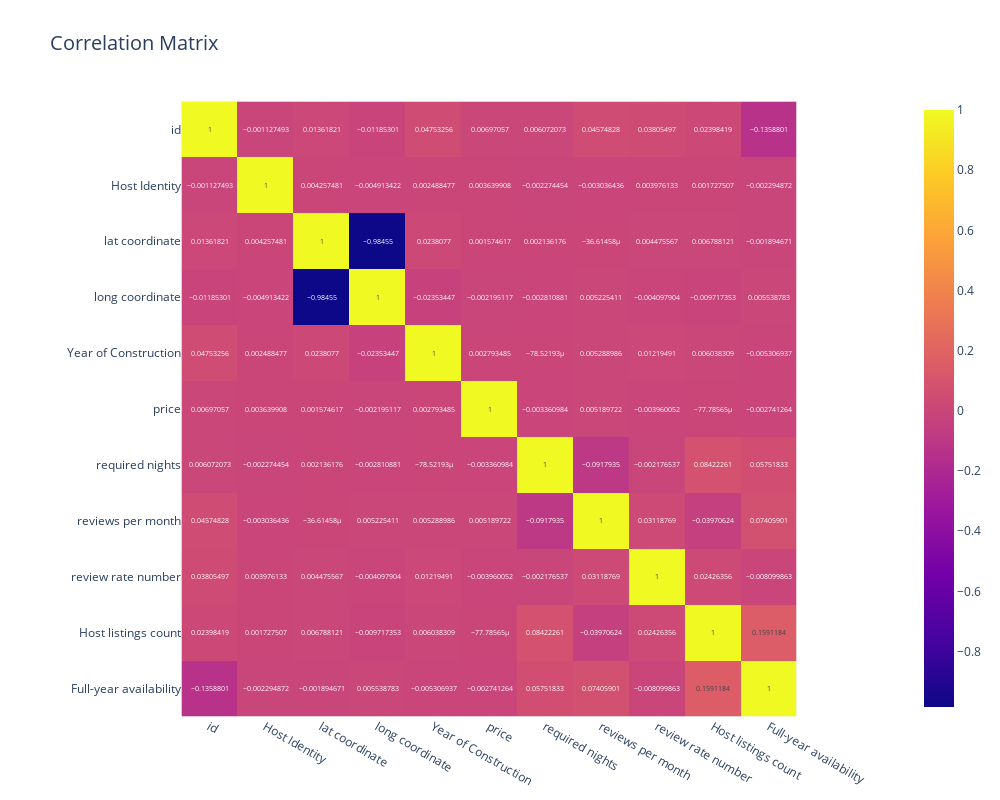

Notebook code cell kept with this figure:
### Code cell
numeric_cols = air_data.select_dtypes(include=['number']).columns
correlation_matrix = air_data[numeric_cols].corr()

fig = px.imshow( correlation_matrix ,text_auto= True,title="Correlation Matrix")
fig.update_layout(width = 1000, height = 800,title_font_size = 20 ,font_size= 12)
fig.show()

### Figure 1 — Plotly figure (JSON) as saved in the notebook; plotly's stock layout.template omitted (floating-point values rounded to 4 significant figures)
{"data": [{"coloraxis": "coloraxis", "hovertemplate": "x: %{x}<br>y: %{y}<br>color: %{z}<extra></extra>", "name": "0", "texttemplate": "%{z}", "type": "heatmap", "x": ["id", "Host Identity", "lat coordinate", "long coordinate", "Year of Construction", "price", "required nights", "reviews per month", "review rate number", "Host listings count", "Full-year availability"], "xaxis": "x", "y": ["id", "Host Identity", "lat coordinate", "long coordinate", "Year of Construction", "price", "required nights", "reviews per month", "review rate number", "Host listings count", "Full-year availability"], "yaxis": "y", "z": [[1, -0.001127, 0.01362, -0.01185, 0.04753, 0.006971, 0.006072, 0.04575, 0.03805, 0.02398, -0.1359], [-0.001127, 1, 0.004257, -0.004913, 0.002488, 0.00364, -0.002274, -0.003036, 0.003976, 0.001728, -0.002295], [0.01362, 0.004257, 1, -0.9846, 0.02381, 0.001575, 0.002136, -3.661e-05, 0.004476, 0.006788, -0.001895], [-0.01185, -0.004913, -0.9846, 1, -0.02353, -0.002195, -0.002811, 0.005225, -0.004098, -0.009717, 0.005539], [0.04753, 0.002488, 0.02381, -0.02353, 1, 0.002793, -7.852e-05, 0.005289, 0.01219, 0.006038, -0.005307], [0.006971, 0.00364, 0.001575, -0.002195, 0.002793, 1, -0.003361, 0.00519, -0.00396, -7.779e-05, -0.002741], [0.006072, -0.002274, 0.002136, -0.002811, -7.852e-05, -0.003361, 1, -0.09179, -0.002177, 0.08422, 0.05752], [0.04575, -0.003036, -3.661e-05, 0.005225, 0.005289, 0.00519, -0.09179, 1, 0.03119, -0.03971, 0.07406], [0.03805, 0.003976, 0.004476, -0.004098, 0.01219, -0.00396, -0.002177, 0.03119, 1, 0.02426, -0.0081], [0.02398, 0.001728, 0.006788, -0.009717, 0.006038, -7.779e-05, 0.08422, -0.03971, 0.02426, 1, 0.1591], [-0.1359, -0.002295, -0.001895, 0.005539, -0.005307, -0.002741, 0.05752, 0.07406, -0.0081, 0.1591, 1]]}], "layout": {"coloraxis": {"colorscale": [[0, "#0d0887"], [0.1111, "#46039f"], [0.2222, "#7201a8"], [0.3333, "#9c179e"], [0.4444, "#bd3786"], [0.5556, "#d8576b"], [0.6667, "#ed7953"], [0.7778, "#fb9f3a"], [0.8889, "#fdca26"], [1, "#f0f921"]]}, "font": {"size": 12}, "height": 800, "title": {"font": {"size": 20}, "text": "Correlation Matrix"}, "width": 1000, "xaxis": {"anchor": "y", "constrain": "domain", "domain": [0, 1], "scaleanchor": "y"}, "yaxis": {"anchor": "x", "autorange": "reversed", "constrain": "domain", "domain": [0, 1]}}}
